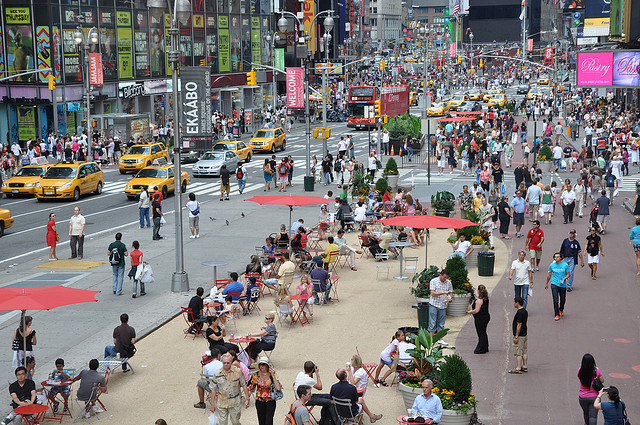
#> input picture data/sample/test.jpg, 640 x 425 px, found by its file name
$ python generate_bev_pro.py
#> lines starting #> are read from the running program, lines starting #| are printed output that depends on the picture; after the words box and inside, x2 and y2 are one past the last pixel; in counts of white or black regions, pixels touching at a corner belong together
"""
Professional BEV + Dashcam split-screen.
Uses real Times Square dashcam image with clean AEB annotations.
BEV: heat map background, car-shaped ego, danger cone, grid, compass.
"""

import sys
sys.path.insert(0, '/home/atharv/ADAS-Pedestrian-AEB')

import numpy as np
import cv2

OUT  = '/home/atharv/ADAS-Pedestrian-AEB/reports/final_deliverables/figures'
DASH = '/home/atharv/ADAS-Pedestrian-AEB/data/sample/test.jpg'

# ── Scene: real pedestrians identified in Times Square image (640×425) ────────
# Picked from actual visible people at different depths
# depth = 700 * 1.7 / h_px (pinhole)  |  X = (cx - 320) * depth / 700
F    = 700.0
CX   = 320
EGO  = 5.0   # m/s (18 km/h)
THRESH = 2.0  # AEB threshold seconds

PEDS = [
    # (id, x1,y1,x2,y2 on 640×425 image)
    dict(tid=3, bbox=(68,  270, 142, 425), risk=None, ttc=None, Z=None, X=None),  # large close
    dict(tid=2, bbox=(270, 285, 335, 375), risk=None, ttc=None, Z=None, X=None),  # mid center
    dict(tid=5, bbox=(420, 268, 476, 348), risk=None, ttc=None, Z=None, X=None),  # mid right
    dict(tid=1, bbox=(510, 200, 550, 252), risk=None, ttc=None, Z=None, X=None),  # far right
]

def compute_depth_ttc(p):
    x1,y1,x2,y2 = p['bbox']
    h_px = y2 - y1
    Z = F * 1.7 / h_px
    cx_px = (x1 + x2) / 2.0
    X = (cx_px - CX) * Z / F
    ttc = Z / EGO
    if ttc > THRESH * 2.0:
        risk = 'SAFE'
    elif ttc > THRESH:
        risk = 'WARNING'
    else:
        risk = 'CRITICAL'
    p.update(Z=Z, X=X, ttc=ttc, risk=risk)
    return p

PEDS = [compute_depth_ttc(p) for p in PEDS]

for p in PEDS:
    print(f"  ID:{p['tid']}  Z={p['Z']:.1f}m  X={p['X']:.1f}m  TTC={p['ttc']:.1f}s  [{p['risk']}]")

COL_BGR = {'SAFE': (40,210,50), 'WARNING': (10,200,255), 'CRITICAL': (30,30,230)}


# ═══════════════════════════════════════════════════════════════════════════════
# DASHCAM PANEL
# ═══════════════════════════════════════════════════════════════════════════════

def annotate_dashcam(img_path, peds, out_w=760, out_h=500):
    raw = cv2.imread(img_path)
    # Upscale to output size
    frame = cv2.resize(raw, (out_w, out_h))
    # Scale bbox coords
    sx = out_w / 640.0
    sy = out_h / 425.0

    for p in sorted(peds, key=lambda x: -x['Z']):  # far first
        x1 = int(p['bbox'][0] * sx)
        y1 = int(p['bbox'][1] * sy)
        x2 = int(p['bbox'][2] * sx)
        y2 = int(p['bbox'][3] * sy)
        c  = COL_BGR[p['risk']]

        # Corner bracket style bbox
        clen = max(8, (x2-x1)//4)
        cv2.rectangle(frame, (x1,y1), (x2,y2), c, 1, cv2.LINE_AA)  # thin full outline
        for (bx,by) in [(x1,y1),(x2,y1),(x1,y2),(x2,y2)]:
            sx_ = 1 if bx==x1 else -1
            sy_ = 1 if by==y1 else -1
            cv2.line(frame,(bx,by),(bx+sx_*clen,by),c,3,cv2.LINE_AA)
            cv2.line(frame,(bx,by),(bx,by+sy_*clen),c,3,cv2.LINE_AA)

        # AEB glow outline for critical
        if p['risk'] == 'CRITICAL':
            for t,a in [(6,0.15),(4,0.25)]:
                ov = frame.copy()
                cv2.rectangle(ov,(x1-t,y1-t),(x2+t,y2+t),c,-1)
                cv2.addWeighted(ov,a,frame,1-a,0,frame)
            cv2.rectangle(frame,(x1-2,y1-2),(x2+2,y2+2),c,2,cv2.LINE_AA)

        # Label chip (top of box, no overlap)
        ttc_str = f'TTC:{p["ttc"]:.1f}s'
        dist_str = f'{p["Z"]:.0f}m'
        line1 = f'ID:{p["tid"]}, {dist_str}'
        line2 = f'{ttc_str} {p["risk"]}'
        if p['risk'] == 'CRITICAL':
            line2 = f'{ttc_str} CRITICAL  AEB Active!'

        chip_w = max(x2-x1, 130)
        chip_h = 34
        chip_x = max(0, min(x1, out_w - chip_w))
        chip_y = max(chip_h, y1)

        overlay = frame.copy()
        cv2.rectangle(overlay, (chip_x, chip_y-chip_h), (chip_x+chip_w, chip_y),
                      c, -1)
        cv2.addWeighted(overlay, 0.75, frame, 0.25, 0, frame)
        cv2.putText(frame, line1, (chip_x+4, chip_y-chip_h+13),
                    cv2.FONT_HERSHEY_SIMPLEX, 0.42, (0,0,0), 1, cv2.LINE_AA)
        cv2.putText(frame, line2, (chip_x+4, chip_y-4),
                    cv2.FONT_HERSHEY_SIMPLEX, 0.38, (0,0,0), 1, cv2.LINE_AA)

    # Header bar
    cv2.rectangle(frame,(0,0),(out_w,28),(8,18,8),-1)
    cv2.putText(frame,'DASHCAM  |  Classes: Pedestrian  Car  Bicycle  Motorcycle',(8,19),
                cv2.FONT_HERSHEY_SIMPLEX,0.44,(80,200,80),1,cv2.LINE_AA)

    # Bottom HUD
    cv2.rectangle(frame,(0,out_h-28),(out_w,out_h),(8,18,8),-1)
    cv2.putText(frame,f'YOLOv8 + SORT Tracker  |  v={EGO*3.6:.0f} km/h  |  AEB Threshold={THRESH:.1f}s',
                (8,out_h-9),cv2.FONT_HERSHEY_SIMPLEX,0.40,(60,160,60),1,cv2.LINE_AA)

    return frame


# ═══════════════════════════════════════════════════════════════════════════════
# BEV RADAR PANEL — Professional
# ═══════════════════════════════════════════════════════════════════════════════

def draw_car_topdown(canvas, cx, cy, color=(70,140,220), scale=1.2):
    """Simple top-down sedan: rectangular body, roof, 4 wheels. No F1 nose."""
    W = int(18 * scale)   # car width
    L = int(34 * scale)   # car length (front bumper to rear bumper)

    # ── Car body (plain rounded rectangle) ───────────────────────────────────
    cv2.rectangle(canvas, (cx-W//2, cy-L//2), (cx+W//2, cy+L//2), color, -1)
    cv2.rectangle(canvas, (cx-W//2, cy-L//2), (cx+W//2, cy+L//2), (255, 190, 140), 1)  # light-blue border BGR

    # ── Roof (lighter central rectangle) ─────────────────────────────────────
    rc = tuple(min(255, c+55) for c in color)
    cv2.rectangle(canvas, (cx-W//2+3, cy-L//4), (cx+W//2-3, cy+L//5), rc, -1)

    # ── Windshield (front glass — dark tinted) ────────────────────────────────
    cv2.rectangle(canvas, (cx-W//2+4, cy-L//2+3), (cx+W//2-4, cy-L//4), (90, 75, 55), -1)

    # ── Rear window ───────────────────────────────────────────────────────────
    cv2.rectangle(canvas, (cx-W//2+4, cy+L//5), (cx+W//2-4, cy+L//2-3), (70, 60, 45), -1)

    # ── Headlights (front, bright yellow) ────────────────────────────────────
    for hx in [cx-W//2+2, cx+W//2-6]:
        cv2.rectangle(canvas, (hx, cy-L//2-1), (hx+4, cy-L//2+3), (10, 220, 255), -1)

    # ── Taillights (rear, red rectangles) ─────────────────────────────────────
    for tx in [cx-W//2+2, cx+W//2-6]:
        cv2.rectangle(canvas, (tx, cy+L//2-3), (tx+4, cy+L//2+1), (30,30,190), -1)

    # ── Wheels (4 corners, dark filled ellipses) ──────────────────────────────
    wh_off = 3  # how far wheels stick out from body
    for wx, wy in [(cx-W//2-wh_off, cy-L//3),   # front-left
                   (cx+W//2+wh_off, cy-L//3),    # front-right
                   (cx-W//2-wh_off, cy+L//3),    # rear-left
                   (cx+W//2+wh_off, cy+L//3)]:   # rear-right
        cv2.ellipse(canvas,(wx,wy),(4,7),90,0,360,(18,18,18),-1,cv2.LINE_AA)
        cv2.ellipse(canvas,(wx,wy),(2,4),90,0,360,(55,55,55),-1,cv2.LINE_AA)

    # ── Label ─────────────────────────────────────────────────────────────────
    cv2.putText(canvas,'EGO',(cx-11, cy+L//2+14),
                cv2.FONT_HERSHEY_SIMPLEX,0.30,(200,220,255),1,cv2.LINE_AA)


def make_threat_heatmap(H, W, peds, ox, oy, z_sc, x_sc):
    heat = np.zeros((H,W), dtype=np.float32)
    yy,xx = np.mgrid[0:H, 0:W]
    for p in peds:
        px_ = ox + p['X']*x_sc
        py_ = oy - p['Z']*z_sc
        rw   = {'CRITICAL':1.0,'WARNING':0.4,'SAFE':0.08}[p['risk']]
        sig  = max(22, int(55 - p['Z']*1.2))
        d2   = (xx-px_)**2 + (yy-py_)**2
        heat += rw * np.exp(-d2/(2*sig**2))
    heat = np.clip(heat/(heat.max()+1e-6), 0, 1)
    return heat


def colorize_heat(heat):
    """BGR ADAS danger colormap: dark → yellow-orange → red (no blue artifacts)."""
    h = heat
    R = np.clip(h * 3.0, 0, 1)
    G = np.clip(np.where(h < 0.4, h * 2.2, np.maximum(0.0, (0.88 - h) * 2.0)), 0.0, 0.85)
    B = np.zeros_like(h)
    bgr = np.stack([B, G, R], axis=2)
    return (bgr * 255).astype(np.uint8)


def draw_danger_cone(canvas, ox, oy, reach_y, color=(30,30,220)):
    """AEB braking zone: straight forward-facing symmetric cone from ego.
    reach_y = y-pixel of the furthest critical threat (cone tip stops there).
    """
    half = np.radians(22)   # cone half-width — symmetric about forward axis
    dist = oy - reach_y     # distance in pixels (straight ahead)
    dist = max(dist, 30)
    angles = np.linspace(-half, half, 30)
    pts = [(ox, oy)] + [(int(ox + dist*np.sin(a)), int(oy - dist*np.cos(a)))
                        for a in angles]
    pts = np.array(pts, dtype=np.int32)
    ov = canvas.copy()
    cv2.fillPoly(ov, [pts], color)
    cv2.addWeighted(ov, 0.28, canvas, 0.72, 0, canvas)
    cv2.polylines(canvas, [pts], True, color, 1, cv2.LINE_AA)


def draw_compass(canvas, cx, cy, r=18):
    """4-point compass star."""
    for ang_deg in [0, 90, 180, 270]:
        ang = np.radians(ang_deg)
        tip_x = int(cx + r*np.sin(ang))
        tip_y = int(cy - r*np.cos(ang))
        base1 = (int(cx+4*np.cos(ang)), int(cy+4*np.sin(ang)))
        base2 = (int(cx-4*np.cos(ang)), int(cy-4*np.sin(ang)))
        pts = np.array([(tip_x,tip_y), base1, base2], dtype=np.int32)
        col = (240,240,200) if ang_deg==0 else (120,140,100)
        cv2.fillPoly(canvas,[pts],col)
    cv2.circle(canvas,(cx,cy),3,(180,180,120),-1,cv2.LINE_AA)


def make_bev_pro(peds, bev_w=760, bev_h=500, range_m=32, lat_m=14):
    canvas = np.zeros((bev_h, bev_w, 3), dtype=np.uint8)

    EGO_PAD = int(bev_h*0.11)
    z_sc = (bev_h - EGO_PAD) / range_m
    x_sc = (bev_w/2.0) / lat_m
    ox   = bev_w // 2
    oy   = bev_h - EGO_PAD

    # ── 1. Heat map background ────────────────────────────────────────────
    heat = make_threat_heatmap(bev_h, bev_w, peds, ox, oy, z_sc, x_sc)
    heat_bgr = colorize_heat(heat)
    alpha_map = np.clip(heat*0.65, 0, 1)[:,:,np.newaxis]
    canvas = (heat_bgr * alpha_map).astype(np.uint8)
    canvas[:] = np.clip(canvas.astype(int) + 6, 0, 255).astype(np.uint8)

    # ── 2. Grid ───────────────────────────────────────────────────────────
    GRID_M = 5
    grid_col = (22, 48, 22)
    for d in range(0, range_m+1, GRID_M):
        y_px = int(oy - d*z_sc)
        if 0<=y_px<bev_h:
            cv2.line(canvas,(0,y_px),(bev_w,y_px),grid_col,1,cv2.LINE_AA)
    for lx in range(-int(lat_m), int(lat_m)+1, GRID_M):
        x_px = int(ox + lx*x_sc)
        if 0<=x_px<bev_w:
            cv2.line(canvas,(x_px,0),(x_px,bev_h),grid_col,1,cv2.LINE_AA)

    # ── 3. Range rings ────────────────────────────────────────────────────
    ring_col   = (35, 80, 35)
    ring_label = (55, 130, 55)
    for r in [5,10,15,20,25,30]:
        if r > range_m: break
        r_px = int(r*z_sc)
        cv2.ellipse(canvas,(ox,oy),(r_px,r_px),0,180,360,ring_col,1,cv2.LINE_AA)
        ly = oy - r_px + 5
        if 2 < ly < bev_h:
            cv2.putText(canvas,f'{r}m',(ox+5,ly),
                        cv2.FONT_HERSHEY_SIMPLEX,0.32,ring_label,1,cv2.LINE_AA)

    # ── 4. FOV cone lines ─────────────────────────────────────────────────
    fov_col = (28, 70, 28)
    fov_h = np.radians(55)
    for sgn in [-1,1]:
        flen = min(range_m,31)
        tx = ox + int(sgn*flen*x_sc*np.sin(fov_h))
        ty = oy - int(flen*z_sc*np.cos(fov_h))
        cv2.line(canvas,(ox,oy),(tx,ty),fov_col,1,cv2.LINE_AA)

    # ── 5. Danger cone — straight forward, reaches closest critical ped ──────
    critical_peds = [p for p in peds if p['risk'] == 'CRITICAL']
    if critical_peds:
        closest = min(critical_peds, key=lambda p: p['Z'])
        reach_y = int(oy - closest['Z'] * z_sc)
        draw_danger_cone(canvas, ox, oy, reach_y)

    # ── 6. Pedestrian dots ────────────────────────────────────────────────
    col_bgr = {'SAFE':(40,210,50),'WARNING':(10,200,255),'CRITICAL':(30,30,230)}
    for p in peds:
        px_ = int(ox + p['X']*x_sc)
        py_ = int(oy - p['Z']*z_sc)
        if not (0<=px_<bev_w and 0<=py_<bev_h): continue
        c = col_bgr[p['risk']]
        r_dot = max(8, min(18, int(16 - p['Z']*0.35)))

        # Multi-layer glow
        for gr, ga in [(r_dot+16,0.08),(r_dot+9,0.18),(r_dot+4,0.35)]:
            ov = canvas.copy()
            cv2.circle(ov,(px_,py_),gr,c,-1,cv2.LINE_AA)
            cv2.addWeighted(ov,ga,canvas,1-ga,0,canvas)
        cv2.circle(canvas,(px_,py_),r_dot,c,-1,cv2.LINE_AA)
        cv2.circle(canvas,(px_,py_),r_dot,(255,255,255),1,cv2.LINE_AA)

        # Label chip
        ttc_str = f'TTC={p["ttc"]:.1f}s'
        dist_str = f'{p["Z"]:.0f}m'
        lbl1 = f'{dist_str}  {ttc_str}'
        chip_x = min(px_+r_dot+5, bev_w-100)
        chip_y = py_
        cv2.rectangle(canvas,(chip_x-2,chip_y-13),(chip_x+92,chip_y+3),(6,14,6),-1)
        cv2.putText(canvas,lbl1,(chip_x,chip_y),
                    cv2.FONT_HERSHEY_SIMPLEX,0.34,c,1,cv2.LINE_AA)
        cv2.putText(canvas,f'ID:{p["tid"]} {p["risk"]}',(chip_x,chip_y+13),
                    cv2.FONT_HERSHEY_SIMPLEX,0.28,c,1,cv2.LINE_AA)

        if p['risk']=='CRITICAL':
            cv2.putText(canvas,'AEB!',(px_-14,py_-r_dot-5),
                        cv2.FONT_HERSHEY_SIMPLEX,0.40,(30,30,230),1,cv2.LINE_AA)

    # ── 7. Ego vehicle (car shape) ────────────────────────────────────────
    draw_car_topdown(canvas, ox, oy, color=(200, 130, 55), scale=1.3)

    # ── 8. Compass ────────────────────────────────────────────────────────
    draw_compass(canvas, bev_w-28, bev_h-28, r=18)

    # ── 9. Header ─────────────────────────────────────────────────────────
    cv2.rectangle(canvas,(0,0),(bev_w,28),(8,18,8),-1)
    cv2.putText(canvas,'BEV RADAR MAP  (Multi-Sensor Fusion)',(8,19),
                cv2.FONT_HERSHEY_SIMPLEX,0.48,(60,190,60),1,cv2.LINE_AA)
    cv2.putText(canvas,'Pinhole Depth + TTC Risk Field',(bev_w-215,19),
                cv2.FONT_HERSHEY_SIMPLEX,0.36,(40,140,40),1,cv2.LINE_AA)

    # ── 10. Zone labels ───────────────────────────────────────────────────
    for (label,col,z_m) in [('CRITICAL',(0,0,200),6),
                              ('WARNING', (0,160,200),15),
                              ('SAFE',    (0,160,0),27)]:
        ly = int(oy - z_m*z_sc)
        if 0<ly<bev_h:
            cv2.putText(canvas,label,(bev_w-80,ly),
                        cv2.FONT_HERSHEY_SIMPLEX,0.32,col,1,cv2.LINE_AA)

    return canvas


# ═══════════════════════════════════════════════════════════════════════════════
# ASSEMBLE SPLIT SCREEN
# ═══════════════════════════════════════════════════════════════════════════════

BEV_W, BEV_H = 760, 500
DASH_W = 760

dash_panel = annotate_dashcam(DASH, PEDS, out_w=DASH_W, out_h=BEV_H)
#> in annotate_dashcam, raw is the input picture: shape (425, 640, 3); mean B, G, R 120.8, 122.1, 127.1
#> after the loop in annotate_dashcam, `for p in sorted(peds, key=lambda x: -x['Z']):`:
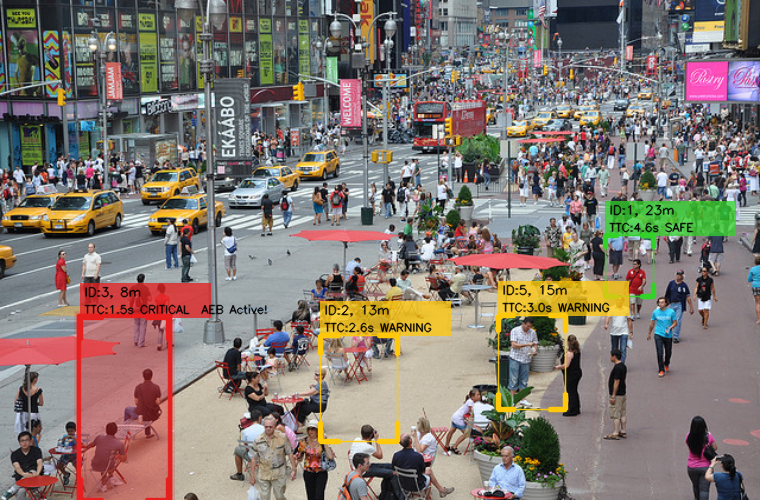
#> frame: shape (500, 760, 3); mean B, G, R 113.3, 120, 130.1
#> after the loop in annotate_dashcam, `for p in sorted(peds, key=lambda x: -x['Z']):`:
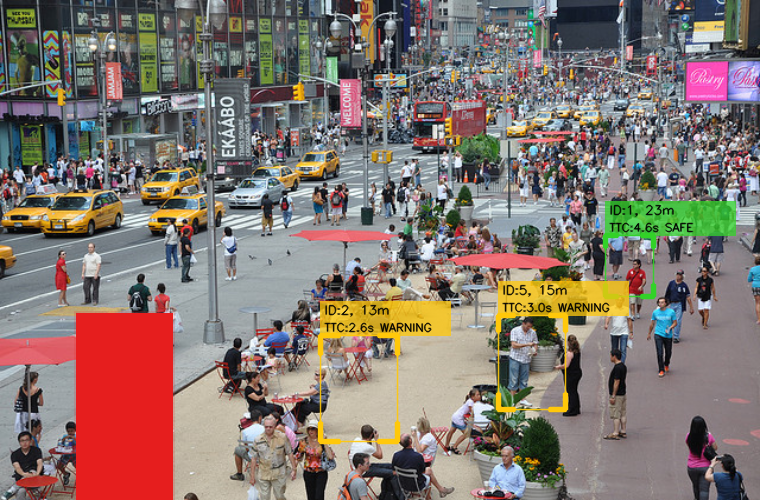
#> ov: shape (500, 760, 3); mean B, G, R 111.4, 118.1, 132
bev_panel  = make_bev_pro(PEDS, bev_w=BEV_W, bev_h=BEV_H)
#> after the loop in make_bev_pro, `for lx in range(-int(lat_m), int(lat_m)+1, GRID_M):`: canvas: shape (500, 760, 3); mean of channels 0, 1, 2 6.5, 11, 13.3
#> after the loop in make_bev_pro, `for r in [5,10,15,20,25,30]:`: canvas: shape (500, 760, 3); mean of channels 0, 1, 2 6.9, 12, 13.7
#> after the loop in make_bev_pro, `for sgn in [-1,1]:`: canvas: shape (500, 760, 3); mean of channels 0, 1, 2 7, 12.2, 13.7
#> in draw_danger_cone, `cv2.fillPoly(ov, [pts], color)`:
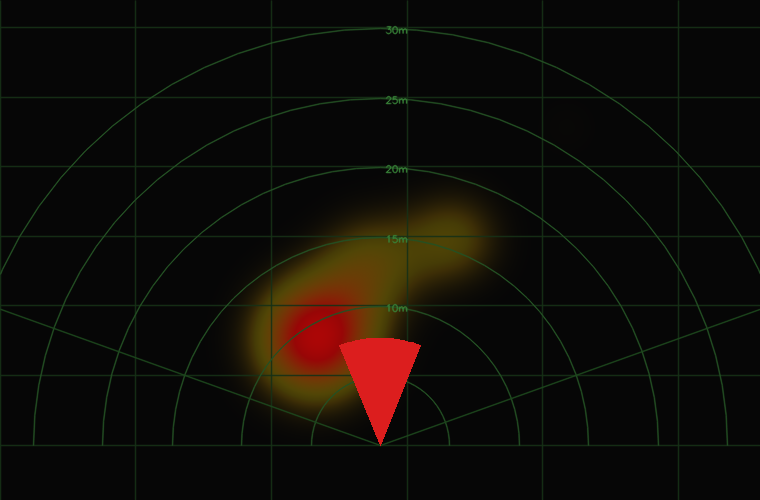
#> ov: shape (500, 760, 3); mean of channels 0, 1, 2 7.3, 12.2, 15.8; drawn as B, G, R
#> after the loop in make_bev_pro, `for p in peds:`: canvas: shape (500, 760, 3); mean of channels 0, 1, 2 7.4, 13.4, 15.4
#> in draw_car_topdown, `cv2.rectangle(canvas, (cx-W//2, cy-L//2), (cx+W//2, cy+L//2), (255, 19..`: canvas: shape (500, 760, 3); mean of channels 0, 1, 2 8, 13.8, 15.5
#> in draw_car_topdown, `cv2.rectangle(canvas, (cx-W//2+4, cy-L//2+3), (cx+W//2-4, cy-L//4), (9..`: canvas: shape (500, 760, 3); mean of channels 0, 1, 2 8, 13.8, 15.5
#> after the loop in draw_car_topdown, `for hx in [cx-W//2+2, cx+W//2-6]:`: canvas: shape (500, 760, 3); mean of channels 0, 1, 2 7.9, 13.8, 15.5
#> after the loop in draw_car_topdown, `for tx in [cx-W//2+2, cx+W//2-6]:`: canvas: shape (500, 760, 3); mean of channels 0, 1, 2 7.9, 13.8, 15.6
#> after the loop in draw_car_topdown, `for wx, wy in [(cx-W//2-wh_off, cy-L//3),`:
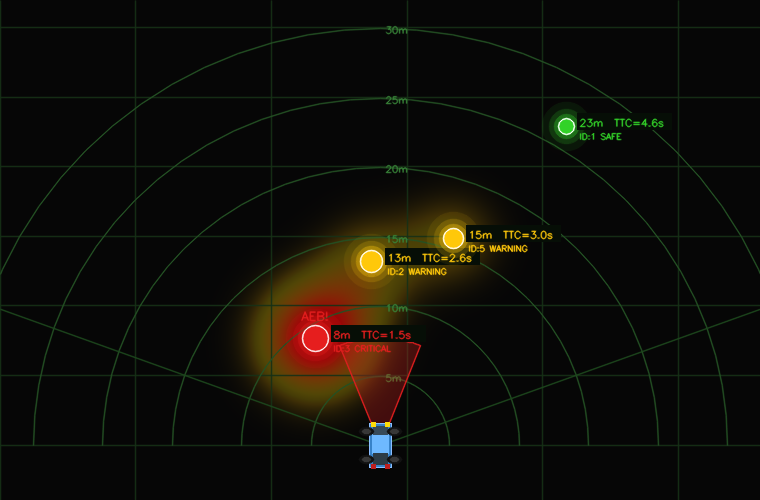
#> canvas: shape (500, 760, 3); mean of channels 0, 1, 2 7.9, 13.7, 15.6; drawn as B, G, R
#> in draw_car_topdown, `cv2.putText(canvas,'EGO',(cx-11, cy+L//2+14), cv2.FONT_HERSHEY_SIMPLEX..`: canvas: shape (500, 760, 3); 0.04% of pixels changed, all inside (x1, y1, x2, y2) = (369, 473, 389, 483)
#> after the loop in draw_compass, `for ang_deg in [0, 90, 180, 270]:`:
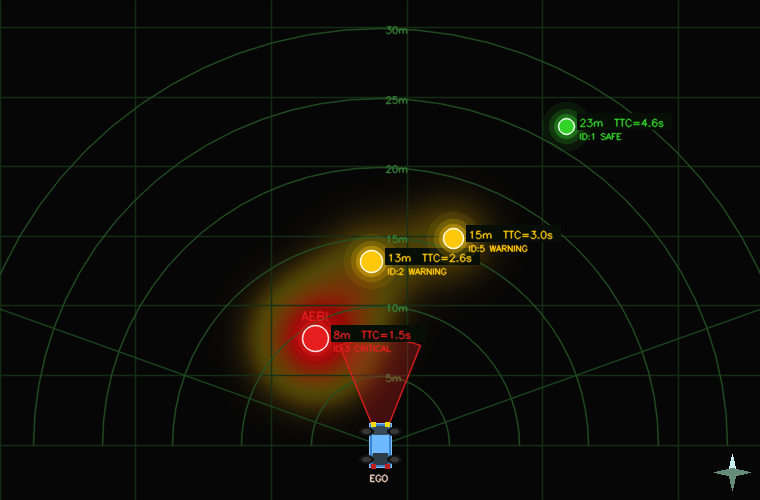
#> canvas: shape (500, 760, 3); mean of channels 0, 1, 2 8, 13.9, 15.7; drawn as B, G, R
#> in draw_compass, `cv2.circle(canvas,(cx,cy),3,(180,180,120),-1,cv2.LINE_AA)`: canvas: shape (500, 760, 3); 0.02% of pixels changed, all inside (x1, y1, x2, y2) = (728, 468, 737, 477)
#> in make_bev_pro, `cv2.rectangle(canvas,(0,0),(bev_w,28),(8,18,8),-1)`: canvas: shape (500, 760, 3); mean of channels 0, 1, 2 8.1, 14.5, 15.8
#> after the loop in make_bev_pro, `for (label,col,z_m) in [('CRITICAL',(0,0,200),6),`:
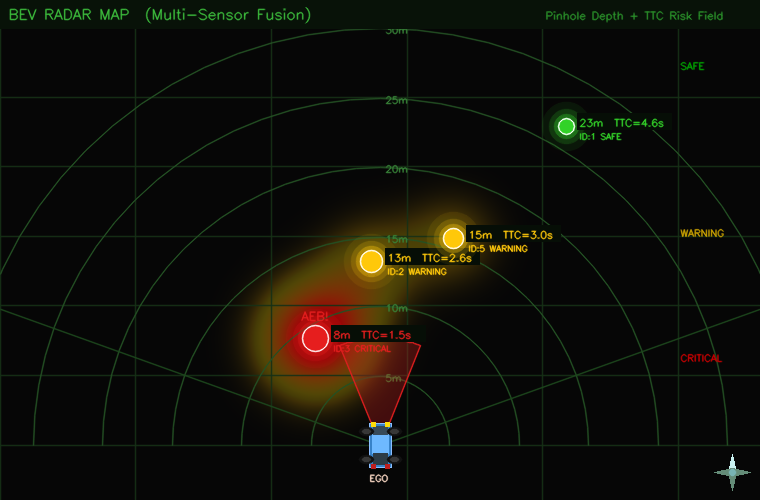
#> canvas: shape (500, 760, 3); mean of channels 0, 1, 2 8.2, 15.1, 16.1; drawn as B, G, R

split = np.hstack([dash_panel, bev_panel])
cv2.line(split,(DASH_W,0),(DASH_W,BEV_H),(50,130,50),3)
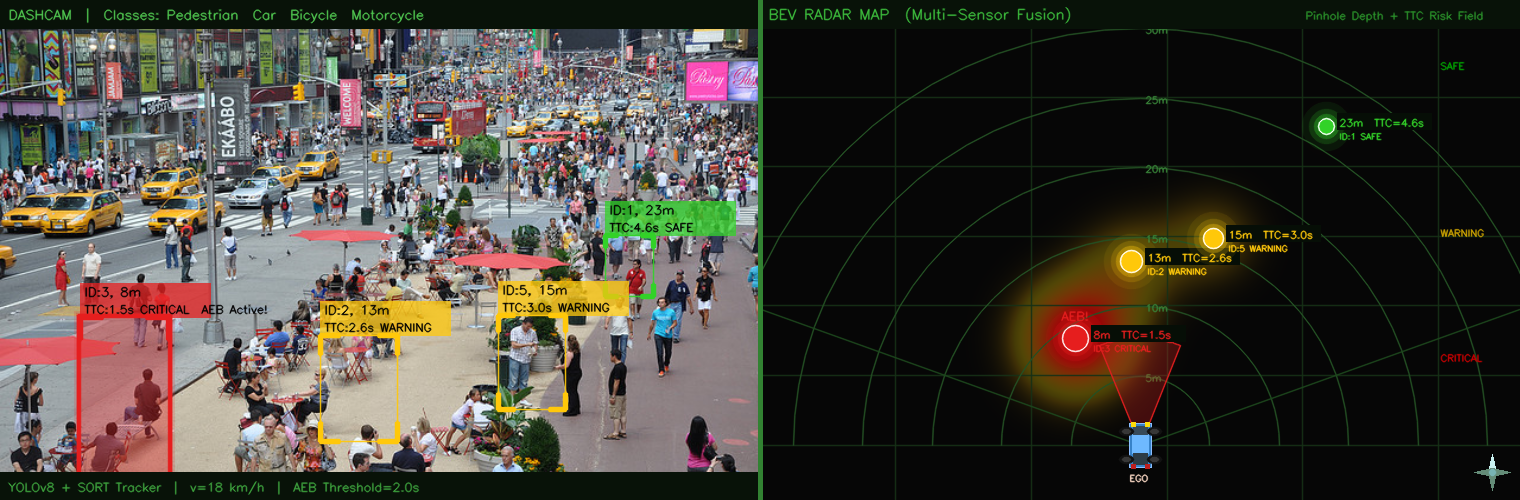
#> split: shape (500, 1520, 3); mean B, G, R 55.6, 63.4, 67.4

cv2.imwrite(f'{OUT}/bev_PRO_splitscreen.png', split)
print(f"Saved → {OUT}/bev_PRO_splitscreen.png  ({split.shape[1]}×{split.shape[0]})")
#| Saved → /home/atharv/ADAS-Pedestrian-AEB/reports/final_deliverables/figures/bev_PRO_splitscreen.png  (1520×500)

# Also save BEV panel alone
cv2.imwrite(f'{OUT}/bev_PRO_radar_only.png', bev_panel)
print(f"Saved → {OUT}/bev_PRO_radar_only.png")

# Also save dashcam alone
cv2.imwrite(f'{OUT}/bev_PRO_dashcam_only.png', dash_panel)
print(f"Saved → {OUT}/bev_PRO_dashcam_only.png")
